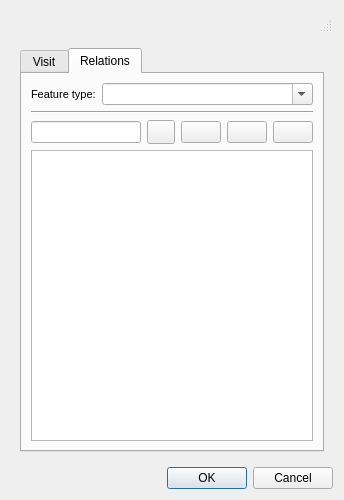
<?xml version="1.0" encoding="UTF-8"?>
<ui version="4.0">
 <class>add_visit</class>
 <widget class="QDialog" name="add_visit">
  <property name="geometry">
   <rect>
    <x>0</x>
    <y>0</y>
    <width>344</width>
    <height>500</height>
   </rect>
  </property>
  <property name="windowTitle">
   <string>Add visit</string>
  </property>
  <layout class="QVBoxLayout" name="verticalLayout_3">
   <item>
    <widget class="QStatusBar" name="statusbar"/>
   </item>
   <item>
    <widget class="QWidget" name="centralwidget" native="true">
     <layout class="QVBoxLayout" name="verticalLayout_2">
      <item>
       <widget class="QTabWidget" name="tab_widget">
        <property name="currentIndex">
         <number>1</number>
        </property>
        <widget class="QWidget" name="VisitTab">
         <attribute name="title">
          <string>Visit</string>
         </attribute>
         <layout class="QVBoxLayout" name="verticalLayout" stretch="0,0,0,0,0,0,0,0,0">
          <item>
           <layout class="QHBoxLayout" name="horizontalLayout" stretch="0,0,1">
            <item>
             <widget class="QLabel" name="label_node_type">
              <property name="font">
               <font>
                <pointsize>8</pointsize>
                <weight>50</weight>
                <bold>false</bold>
               </font>
              </property>
              <property name="frameShape">
               <enum>QFrame::NoFrame</enum>
              </property>
              <property name="frameShadow">
               <enum>QFrame::Plain</enum>
              </property>
              <property name="text">
               <string>Id:</string>
              </property>
              <property name="textFormat">
               <enum>Qt::AutoText</enum>
              </property>
              <property name="scaledContents">
               <bool>false</bool>
              </property>
              <property name="alignment">
               <set>Qt::AlignLeading|Qt::AlignLeft|Qt::AlignVCenter</set>
              </property>
              <property name="margin">
               <number>3</number>
              </property>
             </widget>
            </item>
            <item>
             <spacer name="horizontalSpacer_2">
              <property name="orientation">
               <enum>Qt::Horizontal</enum>
              </property>
              <property name="sizeType">
               <enum>QSizePolicy::Preferred</enum>
              </property>
              <property name="sizeHint" stdset="0">
               <size>
                <width>70</width>
                <height>20</height>
               </size>
              </property>
             </spacer>
            </item>
            <item>
             <widget class="QLineEdit" name="visit_id">
              <property name="enabled">
               <bool>false</bool>
              </property>
              <property name="frame">
               <bool>true</bool>
              </property>
             </widget>
            </item>
           </layout>
          </item>
          <item>
           <layout class="QHBoxLayout" name="horizontalLayout_2" stretch="0,0,0">
            <item>
             <widget class="QLabel" name="label_node_type_3">
              <property name="maximumSize">
               <size>
                <width>66</width>
                <height>16777215</height>
               </size>
              </property>
              <property name="font">
               <font>
                <pointsize>8</pointsize>
                <weight>50</weight>
                <bold>false</bold>
               </font>
              </property>
              <property name="frameShape">
               <enum>QFrame::NoFrame</enum>
              </property>
              <property name="frameShadow">
               <enum>QFrame::Plain</enum>
              </property>
              <property name="text">
               <string>Start date:* </string>
              </property>
              <property name="textFormat">
               <enum>Qt::AutoText</enum>
              </property>
              <property name="scaledContents">
               <bool>false</bool>
              </property>
              <property name="alignment">
               <set>Qt::AlignLeading|Qt::AlignLeft|Qt::AlignVCenter</set>
              </property>
              <property name="margin">
               <number>3</number>
              </property>
             </widget>
            </item>
            <item>
             <spacer name="horizontalSpacer_3">
              <property name="orientation">
               <enum>Qt::Horizontal</enum>
              </property>
              <property name="sizeType">
               <enum>QSizePolicy::Fixed</enum>
              </property>
              <property name="sizeHint" stdset="0">
               <size>
                <width>22</width>
                <height>20</height>
               </size>
              </property>
             </spacer>
            </item>
            <item>
             <widget class="QDateTimeEdit" name="startdate">
              <property name="enabled">
               <bool>true</bool>
              </property>
              <property name="date">
               <date>
                <year>2016</year>
                <month>1</month>
                <day>1</day>
               </date>
              </property>
              <property name="displayFormat">
               <string>dd/MM/yyyy</string>
              </property>
              <property name="calendarPopup">
               <bool>true</bool>
              </property>
             </widget>
            </item>
           </layout>
          </item>
          <item>
           <layout class="QHBoxLayout" name="horizontalLayout_3" stretch="0,0,0">
            <item>
             <widget class="QLabel" name="label_node_type_2">
              <property name="maximumSize">
               <size>
                <width>59</width>
                <height>16777215</height>
               </size>
              </property>
              <property name="font">
               <font>
                <pointsize>8</pointsize>
                <weight>50</weight>
                <bold>false</bold>
               </font>
              </property>
              <property name="frameShape">
               <enum>QFrame::NoFrame</enum>
              </property>
              <property name="frameShadow">
               <enum>QFrame::Plain</enum>
              </property>
              <property name="text">
               <string>End date:*</string>
              </property>
              <property name="textFormat">
               <enum>Qt::AutoText</enum>
              </property>
              <property name="scaledContents">
               <bool>false</bool>
              </property>
              <property name="alignment">
               <set>Qt::AlignLeading|Qt::AlignLeft|Qt::AlignVCenter</set>
              </property>
              <property name="margin">
               <number>3</number>
              </property>
             </widget>
            </item>
            <item>
             <spacer name="horizontalSpacer_4">
              <property name="orientation">
               <enum>Qt::Horizontal</enum>
              </property>
              <property name="sizeType">
               <enum>QSizePolicy::Fixed</enum>
              </property>
              <property name="sizeHint" stdset="0">
               <size>
                <width>30</width>
                <height>20</height>
               </size>
              </property>
             </spacer>
            </item>
            <item>
             <widget class="QDateTimeEdit" name="enddate">
              <property name="enabled">
               <bool>true</bool>
              </property>
              <property name="date">
               <date>
                <year>2016</year>
                <month>1</month>
                <day>1</day>
               </date>
              </property>
              <property name="displayFormat">
               <string>dd/MM/yyyy</string>
              </property>
              <property name="calendarPopup">
               <bool>true</bool>
              </property>
             </widget>
            </item>
           </layout>
          </item>
          <item>
           <layout class="QHBoxLayout" name="horizontalLayout_4" stretch="0,0,1">
            <item>
             <widget class="QLabel" name="label_node_type_5">
              <property name="font">
               <font>
                <pointsize>8</pointsize>
                <weight>50</weight>
                <bold>false</bold>
               </font>
              </property>
              <property name="frameShape">
               <enum>QFrame::NoFrame</enum>
              </property>
              <property name="frameShadow">
               <enum>QFrame::Plain</enum>
              </property>
              <property name="text">
               <string>User name:</string>
              </property>
              <property name="textFormat">
               <enum>Qt::AutoText</enum>
              </property>
              <property name="scaledContents">
               <bool>false</bool>
              </property>
              <property name="alignment">
               <set>Qt::AlignLeading|Qt::AlignLeft|Qt::AlignVCenter</set>
              </property>
              <property name="margin">
               <number>3</number>
              </property>
             </widget>
            </item>
            <item>
             <spacer name="horizontalSpacer_5">
              <property name="orientation">
               <enum>Qt::Horizontal</enum>
              </property>
              <property name="sizeType">
               <enum>QSizePolicy::Fixed</enum>
              </property>
              <property name="sizeHint" stdset="0">
               <size>
                <width>27</width>
                <height>20</height>
               </size>
              </property>
             </spacer>
            </item>
            <item>
             <widget class="QLineEdit" name="user_name">
              <property name="enabled">
               <bool>false</bool>
              </property>
              <property name="frame">
               <bool>true</bool>
              </property>
             </widget>
            </item>
           </layout>
          </item>
          <item>
           <layout class="QHBoxLayout" name="horizontalLayout_5" stretch="0,0,1">
            <item>
             <widget class="QLabel" name="label_node_type_4">
              <property name="font">
               <font>
                <pointsize>8</pointsize>
                <weight>50</weight>
                <bold>false</bold>
               </font>
              </property>
              <property name="frameShape">
               <enum>QFrame::NoFrame</enum>
              </property>
              <property name="frameShadow">
               <enum>QFrame::Plain</enum>
              </property>
              <property name="text">
               <string>Code:</string>
              </property>
              <property name="textFormat">
               <enum>Qt::AutoText</enum>
              </property>
              <property name="scaledContents">
               <bool>false</bool>
              </property>
              <property name="alignment">
               <set>Qt::AlignLeading|Qt::AlignLeft|Qt::AlignVCenter</set>
              </property>
              <property name="margin">
               <number>3</number>
              </property>
             </widget>
            </item>
            <item>
             <spacer name="horizontalSpacer_6">
              <property name="orientation">
               <enum>Qt::Horizontal</enum>
              </property>
              <property name="sizeType">
               <enum>QSizePolicy::Fixed</enum>
              </property>
              <property name="sizeHint" stdset="0">
               <size>
                <width>54</width>
                <height>20</height>
               </size>
              </property>
             </spacer>
            </item>
            <item>
             <widget class="QLineEdit" name="ext_code">
              <property name="enabled">
               <bool>true</bool>
              </property>
              <property name="frame">
               <bool>true</bool>
              </property>
             </widget>
            </item>
           </layout>
          </item>
          <item>
           <layout class="QHBoxLayout" name="horizontalLayout_6" stretch="0,0,1">
            <item>
             <widget class="QLabel" name="label_flexunion_code_4">
              <property name="font">
               <font>
                <pointsize>8</pointsize>
               </font>
              </property>
              <property name="frameShape">
               <enum>QFrame::NoFrame</enum>
              </property>
              <property name="frameShadow">
               <enum>QFrame::Plain</enum>
              </property>
              <property name="text">
               <string>Visitcat id:*</string>
              </property>
              <property name="textFormat">
               <enum>Qt::AutoText</enum>
              </property>
              <property name="scaledContents">
               <bool>false</bool>
              </property>
              <property name="alignment">
               <set>Qt::AlignLeading|Qt::AlignLeft|Qt::AlignVCenter</set>
              </property>
              <property name="margin">
               <number>3</number>
              </property>
             </widget>
            </item>
            <item>
             <spacer name="horizontalSpacer_7">
              <property name="orientation">
               <enum>Qt::Horizontal</enum>
              </property>
              <property name="sizeType">
               <enum>QSizePolicy::Fixed</enum>
              </property>
              <property name="sizeHint" stdset="0">
               <size>
                <width>27</width>
                <height>20</height>
               </size>
              </property>
             </spacer>
            </item>
            <item>
             <widget class="QComboBox" name="visitcat_id">
              <property name="editable">
               <bool>true</bool>
              </property>
              <property name="sizeAdjustPolicy">
               <enum>QComboBox::AdjustToContents</enum>
              </property>
             </widget>
            </item>
           </layout>
          </item>
          <item>
           <widget class="QLabel" name="label_flexunion_code_5">
            <property name="font">
             <font>
              <pointsize>8</pointsize>
             </font>
            </property>
            <property name="frameShape">
             <enum>QFrame::NoFrame</enum>
            </property>
            <property name="frameShadow">
             <enum>QFrame::Plain</enum>
            </property>
            <property name="text">
             <string>Descript:</string>
            </property>
            <property name="textFormat">
             <enum>Qt::AutoText</enum>
            </property>
            <property name="scaledContents">
             <bool>false</bool>
            </property>
            <property name="alignment">
             <set>Qt::AlignLeading|Qt::AlignLeft|Qt::AlignVCenter</set>
            </property>
            <property name="margin">
             <number>3</number>
            </property>
           </widget>
          </item>
          <item>
           <widget class="QTextEdit" name="descript"/>
          </item>
          <item>
           <widget class="QPushButton" name="btn_add_geom">
            <property name="text">
             <string>Add geom</string>
            </property>
            <property name="icon">
             <iconset>
              <normaloff>../icons/133.png</normaloff>../icons/133.png</iconset>
            </property>
           </widget>
          </item>
         </layout>
        </widget>
        <widget class="QWidget" name="RelationsTab">
         <attribute name="title">
          <string>Relations</string>
         </attribute>
         <layout class="QVBoxLayout" name="verticalLayout_4">
          <item>
           <layout class="QHBoxLayout" name="horizontalLayout_8" stretch="0,1">
            <item>
             <widget class="QLabel" name="label_feature_type">
              <property name="font">
               <font>
                <pointsize>8</pointsize>
               </font>
              </property>
              <property name="frameShape">
               <enum>QFrame::NoFrame</enum>
              </property>
              <property name="frameShadow">
               <enum>QFrame::Plain</enum>
              </property>
              <property name="text">
               <string>Feature type:</string>
              </property>
              <property name="textFormat">
               <enum>Qt::AutoText</enum>
              </property>
              <property name="scaledContents">
               <bool>false</bool>
              </property>
              <property name="alignment">
               <set>Qt::AlignLeading|Qt::AlignLeft|Qt::AlignVCenter</set>
              </property>
              <property name="margin">
               <number>3</number>
              </property>
             </widget>
            </item>
            <item>
             <widget class="QComboBox" name="feature_type">
              <property name="editable">
               <bool>true</bool>
              </property>
              <property name="sizeAdjustPolicy">
               <enum>QComboBox::AdjustToContents</enum>
              </property>
             </widget>
            </item>
           </layout>
          </item>
          <item>
           <widget class="Line" name="line_2">
            <property name="orientation">
             <enum>Qt::Horizontal</enum>
            </property>
           </widget>
          </item>
          <item>
           <layout class="QHBoxLayout" name="horizontalLayout_9">
            <item>
             <widget class="QLineEdit" name="feature_id"/>
            </item>
            <item>
             <widget class="QPushButton" name="pushButton">
              <property name="minimumSize">
               <size>
                <width>28</width>
                <height>24</height>
               </size>
              </property>
              <property name="maximumSize">
               <size>
                <width>28</width>
                <height>24</height>
               </size>
              </property>
              <property name="text">
               <string/>
              </property>
              <property name="icon">
               <iconset>
                <normaloff>../icons/204.png</normaloff>../icons/204.png</iconset>
              </property>
              <property name="iconSize">
               <size>
                <width>22</width>
                <height>22</height>
               </size>
              </property>
             </widget>
            </item>
            <item>
             <widget class="QPushButton" name="btn_feature_insert">
              <property name="text">
               <string/>
              </property>
              <property name="icon">
               <iconset>
                <normaloff>../icons/111.png</normaloff>../icons/111.png</iconset>
              </property>
             </widget>
            </item>
            <item>
             <widget class="QPushButton" name="btn_feature_delete">
              <property name="text">
               <string/>
              </property>
              <property name="icon">
               <iconset>
                <normaloff>../icons/112.png</normaloff>../icons/112.png</iconset>
              </property>
             </widget>
            </item>
            <item>
             <widget class="QPushButton" name="btn_feature_snapping">
              <property name="text">
               <string/>
              </property>
              <property name="icon">
               <iconset>
                <normaloff>../icons/137.png</normaloff>../icons/137.png</iconset>
              </property>
             </widget>
            </item>
           </layout>
          </item>
          <item>
           <widget class="QTableView" name="tbl_relation">
            <property name="sortingEnabled">
             <bool>true</bool>
            </property>
           </widget>
          </item>
         </layout>
        </widget>
       </widget>
      </item>
     </layout>
    </widget>
   </item>
   <item>
    <widget class="QDialogButtonBox" name="button_box">
     <property name="standardButtons">
      <set>QDialogButtonBox::Cancel|QDialogButtonBox::Ok</set>
     </property>
    </widget>
   </item>
  </layout>
 </widget>
 <tabstops>
  <tabstop>tab_widget</tabstop>
  <tabstop>visit_id</tabstop>
  <tabstop>startdate</tabstop>
  <tabstop>enddate</tabstop>
  <tabstop>user_name</tabstop>
  <tabstop>ext_code</tabstop>
  <tabstop>visitcat_id</tabstop>
  <tabstop>descript</tabstop>
  <tabstop>btn_add_geom</tabstop>
  <tabstop>button_box</tabstop>
  <tabstop>feature_type</tabstop>
  <tabstop>feature_id</tabstop>
  <tabstop>btn_feature_insert</tabstop>
  <tabstop>btn_feature_delete</tabstop>
  <tabstop>btn_feature_snapping</tabstop>
  <tabstop>tbl_relation</tabstop>
 </tabstops>
 <resources/>
 <connections>
  <connection>
   <sender>button_box</sender>
   <signal>accepted()</signal>
   <receiver>add_visit</receiver>
   <slot>accept()</slot>
   <hints>
    <hint type="sourcelabel">
     <x>248</x>
     <y>254</y>
    </hint>
    <hint type="destinationlabel">
     <x>157</x>
     <y>274</y>
    </hint>
   </hints>
  </connection>
  <connection>
   <sender>button_box</sender>
   <signal>rejected()</signal>
   <receiver>add_visit</receiver>
   <slot>reject()</slot>
   <hints>
    <hint type="sourcelabel">
     <x>316</x>
     <y>260</y>
    </hint>
    <hint type="destinationlabel">
     <x>286</x>
     <y>274</y>
    </hint>
   </hints>
  </connection>
 </connections>
</ui>
